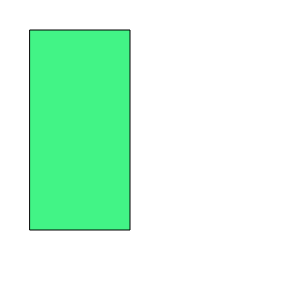
Frame 1 (no input)
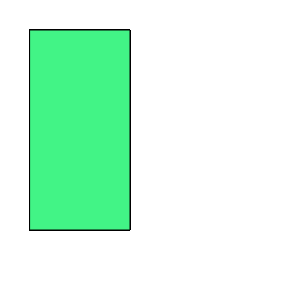
Frame 60 (no input)
Frame 120 (the mouse pressed at the canvas centre since frame 60): identical to frame 60, image omitted

The p5.js sketch that drew these frames (run headless with seeded random() and noise() and a simulated clock; from frame 60 on, the mouse is pressed at the canvas centre):

// p5.js sketch
// ── sketch.js
function setup() {
  createCanvas(300, 300);
}

function draw() {
  fill(66, 244, 134);
  rect(30, 30, 100, 200);
}
